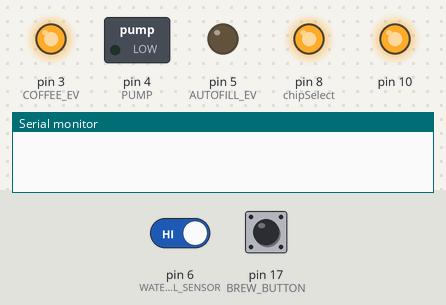
This sketch was run on a simulated Arduino Uno, built with avr-gcc and run on an emulated ATmega328P. Shown: switched loads named in the sketch (green lamp = pin HIGH), output pins drawn as LEDs (lit = HIGH), the last lines printed to the serial monitor. The test bench sets the inputs (shaded band); at power-on: pin 6 (WATER_LEVEL_SENSOR) HIGH, pin 17 (BREW_BUTTON) HIGH.

Above: at 1.2 s.
1.3 s: pin 6 (WATER_LEVEL_SENSOR) driven LOW
At 6.5 s:
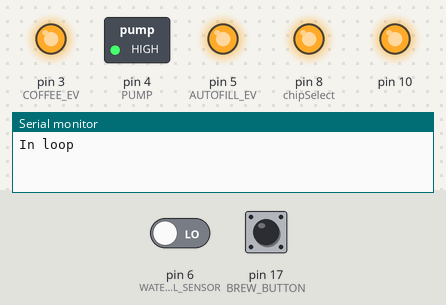
7.2 s: pin 17 (BREW_BUTTON) pulled LOW for 1 s
At 8.8 s:
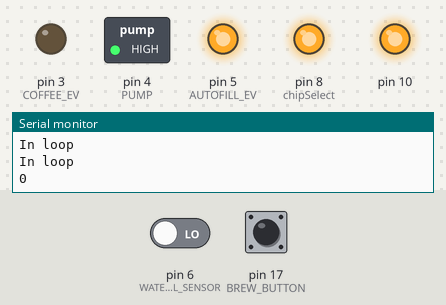
17.9 s: pin 17 (BREW_BUTTON) pulled LOW for 3.2 s
At 27.3 s:
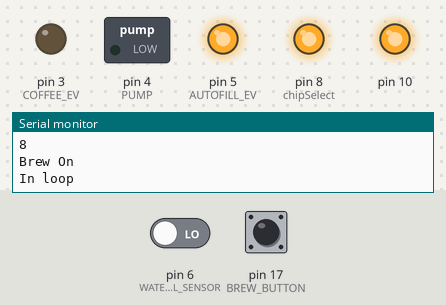
29.5 s: pin 6 (WATER_LEVEL_SENSOR) driven HIGH
At 30.15 s:
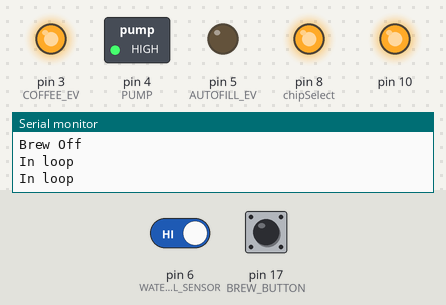
Timing chart, 0 to 51.5 s (numbered marks = the images above; inputs shaded):
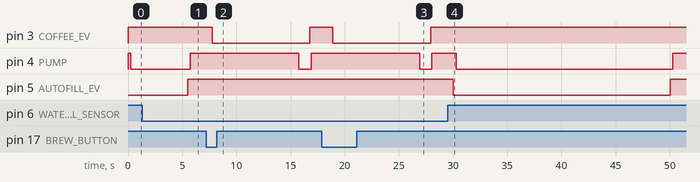

The sketch:

Diva_spresso.ino
```cpp
#include "Wire.h"
//#include <LiquidCrystal.h>


// Arduino version compatibility Pre-Compiler Directives
/*#if defined(ARDUINO) && ARDUINO >= 100   // Arduino v1.0 and newer
  #define I2C_WRITE Wire.write
  #define I2C_READ Wire.read
#else                                   // Arduino Prior to v1.0
  #define I2C_WRITE Wire.send
  #define I2C_READ Wire.receive
#endif
*/

// Global Variables
int command = 0;       // This is the command char, in ascii form, sent from the serial port
int i,now;
long previousMillis = 0;        // will store last time Temp was updated
const int chipSelect = 8;
boolean fillTimeout = false;
boolean pullingShot = false;
long int shotStart, shotFinish;
const int BREW_BUTTON = 17;
const int WATER_LEVEL_SENSOR = 6;
const int AUTOFILL_EV = 5;
const int PUMP = 4;
const int COFFEE_EV = 3;
// Connect via i2c, default address #0 (A0-A2 not jumpered)
//LiquidCrystal lcd(0);liquidcrystal


//-----------------------------------------------------------------------------------------//
void setup() {
  Wire.begin();
  Serial.begin(9600);

//  lcd.setBacklight(LOW);
  // set up the LCD's number of rows and columns:
//  lcd.begin(16, 2);
  // Print a message to the LCD.
//  lcd.setCursor(0,0);
//  lcd.print("Idle");
  // pins used as inputs with pullup
  pinMode(WATER_LEVEL_SENSOR, INPUT);
  digitalWrite(WATER_LEVEL_SENSOR, HIGH);
  pinMode(BREW_BUTTON, INPUT);
  digitalWrite(BREW_BUTTON, HIGH);

  // pins used as outputs
  // LOW = relay energized
  pinMode(AUTOFILL_EV, OUTPUT);
  digitalWrite(AUTOFILL_EV, HIGH);
  pinMode(PUMP, OUTPUT);
  digitalWrite(PUMP, HIGH);
  pinMode(COFFEE_EV, OUTPUT);
  digitalWrite(COFFEE_EV, HIGH);

  // required for SD card library?
   pinMode(10, OUTPUT);
  digitalWrite(10, HIGH);
    pinMode(chipSelect, OUTPUT);
  digitalWrite(chipSelect, HIGH);

  // see if the card is present and can be initialized:
 /* if (!SD.begin(chipSelect)) {
    Serial.println("Card failed, or not present");
    // don't do anything more:
    return;
  }
  Serial.println("card initialized."); */
}
//-----------------------------------------------------------------------------------------//
void loop() {

check_water_level();
check_brew_button();

Serial.println("In loop");
if(!digitalRead(BREW_BUTTON) && pullingShot)
{
  write_time((millis()-shotStart)/1000);

  Serial.println((millis()-shotStart)/1000);
}

  delay(1000);
}
//--------------------------------------------------------------
void check_brew_button()
{
  if(!digitalRead(BREW_BUTTON) && !pullingShot)
  {
    delay(20); // debounce
    if(!digitalRead(BREW_BUTTON) && !pullingShot)
    {
      //turn on brew and pump solenoid
      pullingShot = true;
      shotStart = millis();
      digitalWrite(COFFEE_EV, LOW);
      //preinfusion at water mains pressure 8 seconds
//      lcd.setCursor(0,0);
//      lcd.print("Pre-Infuse");

      delay(1000);
      Serial.println((millis()-shotStart)/1000);
      write_time((millis()-shotStart)/1000);
      delay(1000);
      Serial.println((millis()-shotStart)/1000);
      write_time((millis()-shotStart)/1000);
      delay(1000);
      Serial.println((millis()-shotStart)/1000);
      write_time((millis()-shotStart)/1000);
      delay(1000);
      Serial.println((millis()-shotStart)/1000);
      write_time((millis()-shotStart)/1000);
      delay(1000);
      Serial.println((millis()-shotStart)/1000);
      write_time((millis()-shotStart)/1000);
      delay(1000);
      Serial.println((millis()-shotStart)/1000);
      write_time((millis()-shotStart)/1000);
      delay(1000);
      Serial.println((millis()-shotStart)/1000);
      write_time((millis()-shotStart)/1000);
      delay(1000);
      Serial.println((millis()-shotStart)/1000);
      write_time((millis()-shotStart)/1000);


      digitalWrite(PUMP, LOW);
      Serial.println("Brew On");
//      lcd.setCursor(0,0);
//      lcd.clear();
//      lcd.print("Brew");

    }
    return;
  }
  if(digitalRead(BREW_BUTTON) && pullingShot)
  {
    delay(20); // debounce
    if(digitalRead(BREW_BUTTON) && pullingShot)
    {
      //turn off brew and pump solenoid
      pullingShot = false;
      shotFinish = millis();
      digitalWrite(COFFEE_EV, HIGH);
      delay(100);
      digitalWrite(PUMP, HIGH);
      Serial.println("Brew Off");
     return;
    }
  }
}
//-----------------------------------------------------------------------
// water level sense
//-----------------------------------------------------------------------
// If the pin is configured as an INPUT, writing a HIGH value with digitalWrite() will enable an internal 20K pullup resistor (see the tutorial on digital pins).
//  Writing LOW will disable the pullup.
//  using pin D6
//
//--------------------------------------------------------------
void check_water_level()
{

if(digitalRead(WATER_LEVEL_SENSOR) && !pullingShot)  // HIGH means probe (pullup) not grounded so water level is low - don't fill if in the middle of a shot
{
   autoFill();
}
}

void write_time(int time)
{
//  lcd.setCursor(0,1);
//  lcd.print("  ");
  if(time<10)
  {
//    lcd.setCursor(1,1);
  }
  else
  {
//    lcd.setCursor(0,1);
  }
//  lcd.print(time);


}
//---------------------------------------------------------
// LOW = level touching |
// HIGH = not touching  |
//---------------------------------------------------------
// WATER_LEVEL_SENSOR   |  fillTimeout  | Action
//---------------------------------------------------------
//                LOW   |  LOW          | don't fill
//                LOW   |  HIGH         | don't fill
//               HIGH   |  LOW          | fill
//               HIGH   |  HIGH         | don't fill
//----------------------------------------------------------
void autoFill()
{
  long lwait;
  lwait = millis()+20000; // wait up to 20 seconds to fill

  // debug
  //Serial.println("in autoFill");
  //Serial.println((digitalRead(WATER_LEVEL_SENSOR) && !fillTimeout));

  while((digitalRead(WATER_LEVEL_SENSOR)) && !fillTimeout)
  {
     digitalWrite(AUTOFILL_EV, LOW);
     delay(250); // stagger relays on to minimize current spikes
     digitalWrite(PUMP, LOW);

     if((long)(millis()-lwait)>=0)
     {
       fillTimeout = true;
     }

    if(fillTimeout){
       digitalWrite(AUTOFILL_EV, HIGH);
       delay(250);
       digitalWrite(PUMP, HIGH);
       Serial.println("fill timeout!!!!!!!!!!!!!!!!");
       return;
    }
    if (!digitalRead(WATER_LEVEL_SENSOR))
    {
       // fill for four seconds past just touching probe
       delay(4000);
       // turn off
       digitalWrite(AUTOFILL_EV, HIGH);
       delay(250);
       digitalWrite(PUMP, HIGH);
       return;
    }
  }
}
//*****************************************************The End***********************
```

Measured:
- after the input at 1.3 s, pin 4 (PUMP): LOW → HIGH after 4.5 s; pin 5 (AUTOFILL_EV): LOW → HIGH after 4.2 s
- after the input at 7.2 s, pin 3 (COFFEE_EV): HIGH → LOW after 0.57 s, → HIGH 9.0 s later; pin 4 (PUMP): HIGH → LOW after 8.6 s, → HIGH 1.1 s later
- after the input at 17.9 s, pin 3 (COFFEE_EV): HIGH → LOW after 1.0 s, → HIGH 9.0 s later; pin 4 (PUMP): HIGH → LOW after 9.0 s, → HIGH 1.1 s later
- after the input at 29.5 s, pin 4 (PUMP): HIGH → LOW after 0.78 s, → HIGH 20.0 s later; pin 5 (AUTOFILL_EV): HIGH → LOW after 0.53 s, → HIGH 20.0 s later
